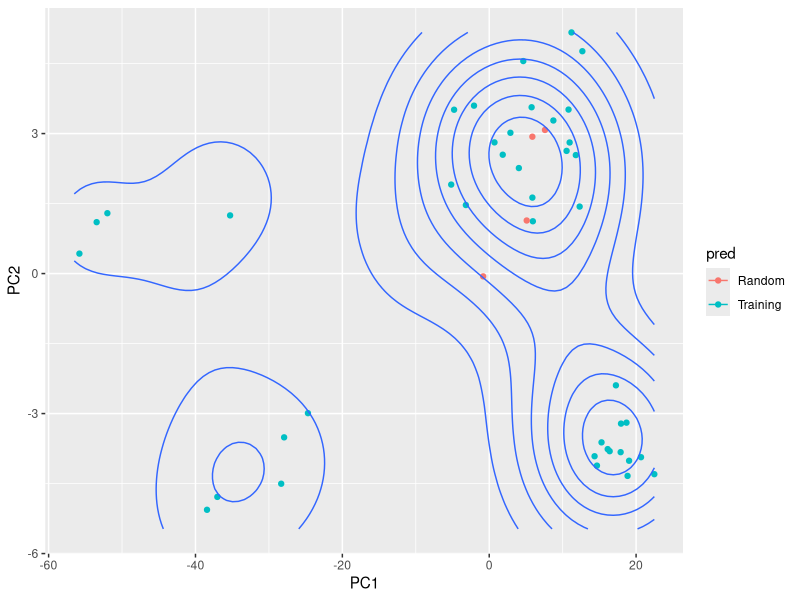
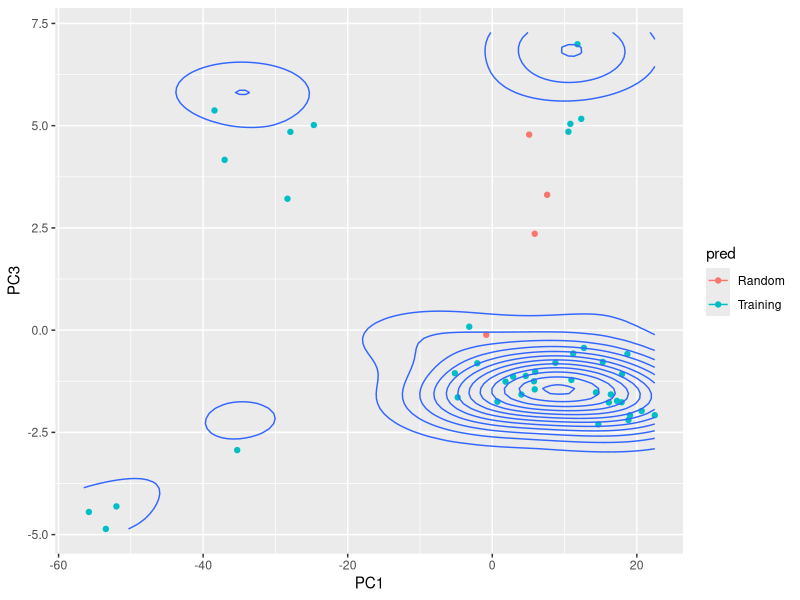

The R script that drew these images, in order:
library(tidyverse)
library(caret)

data(oil)
set.seed(314)

sampleRows<-caret::createDataPartition(oilType)$Resample1

fattyAcidsTrain <- fattyAcids[sampleRows,]
fattyAcidsTest <- fattyAcids[-sampleRows,]

oilTypeTrain <- oilType[sampleRows]
oilTypeTest <- oilType[-sampleRows]

indx <- caret::createFolds(oilTypeTrain, returnTrain = T)
ctrl <- caret::trainControl(method = 'cv', index = indx, verboseIter = T)

mtryVals <- seq(1,ncol(fattyAcidsTrain))
mtryGrid <- data.frame(.mtry = mtryVals)

rfTune <- caret::train(x = fattyAcidsTrain,
                       y = oilTypeTrain,
                       method = 'rf',
                       tuneGrid = mtryGrid,
                       ntree = 1000,
                       importance = T,
                       trControl = ctrl)

ImportanceOrder <- order(rfTune$finalModel$importance[,1], decreasing = T)
top20 <- rownames(rfTune$finalModel$importance[ImportanceOrder,])[1:20] %>% 
  enframe %>%
  filter(!is.na(value)) %>%
  pull(value)

permutefattyAcidsTrain <- apply(fattyAcidsTrain,2,sample)

fattyAcidsSim <- rbind(fattyAcidsTrain, permutefattyAcidsTrain)
groupVals <- c('Training','Random')

groupY <- factor(rep(groupVals, each = nrow(fattyAcidsTrain)))

rfFatClass <- caret::train(x = fattyAcidsSim,
                           y = groupY,
                           method = 'rf',
                           tuneLength = 7, 
                           ntree = 1000,
                           control = caret::trainControl(method = 'LGOCV'))

FatTestGroupProbs <- predict(rfFatClass, fattyAcidsTest, type = 'prob')

FatTestGroupProbs %>%
  as_tibble %>%
  mutate(obs = oilTypeTest,
         pred = ifelse(Random > 0.5, 'Random','Training')) %>%
  group_by(obs,pred) %>%
  summarise(n=n()) %>%
  spread(key = pred, value =n)


pca <- prcomp(fattyAcidsTest)

trainpca <- predict(pca,fattyAcidsTrain) %>%
  as_tibble %>%
  select(PC1,PC2,PC3)

plotdata <- prcomp(fattyAcidsTest)$x %>%
  as_tibble %>%
  select(PC1,PC2,PC3) %>%
  bind_cols(FatTestGroupProbs %>%
              as_tibble %>%
              mutate(obs = oilTypeTest,
                     pred = ifelse(Random > 0.5, 'Random','Training')))

plot1 <- plotdata %>%
  ggplot(aes(x=PC1,y=PC2)) + 
  geom_point(aes(colour=pred)) +
  geom_density2d(data = trainpca)

plot2 <- plotdata %>%
  ggplot(aes(x=PC1,y=PC3)) + 
  geom_point(aes(colour=pred)) +
  geom_density2d(data = trainpca)

ggsave(plot = plot1,
       filename = file.path(getwd(),'20.4/plot1.png'),
       width = 8, height = 6, dpi = 100)
ggsave(plot = plot2,
       filename = file.path(getwd(),'20.4/plot2.png'),
       width = 8, height = 6, dpi = 100)